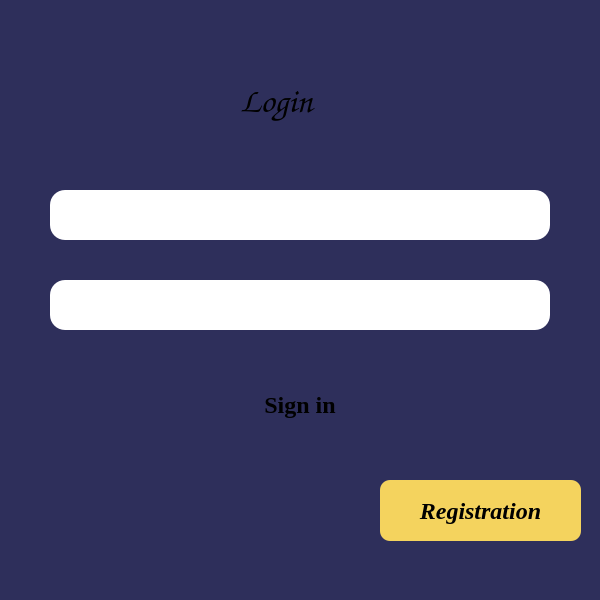
<?xml version="1.0" encoding="UTF-8"?>
<ui version="4.0">
 <class>MainWindow</class>
 <widget class="QMainWindow" name="MainWindow">
  <property name="geometry">
   <rect>
    <x>0</x>
    <y>0</y>
    <width>600</width>
    <height>600</height>
   </rect>
  </property>
  <property name="windowTitle">
   <string>MainWindow</string>
  </property>
  <property name="styleSheet">
   <string notr="true"/>
  </property>
  <widget class="QWidget" name="centralwidget">
   <widget class="QLabel" name="label">
    <property name="geometry">
     <rect>
      <x>0</x>
      <y>0</y>
      <width>600</width>
      <height>600</height>
     </rect>
    </property>
    <property name="styleSheet">
     <string notr="true">QLabel{
	background-color: #2E2F5B;
}
</string>
    </property>
    <property name="text">
     <string/>
    </property>
   </widget>
   <widget class="QLineEdit" name="lineEdit">
    <property name="geometry">
     <rect>
      <x>50</x>
      <y>190</y>
      <width>500</width>
      <height>50</height>
     </rect>
    </property>
    <property name="font">
     <font>
      <family>Times New Roman</family>
      <pointsize>18</pointsize>
      <weight>75</weight>
      <bold>true</bold>
     </font>
    </property>
    <property name="styleSheet">
     <string notr="true">QLineEdit{
	border-radius: 15;
}</string>
    </property>
    <property name="text">
     <string/>
    </property>
   </widget>
   <widget class="QLineEdit" name="lineEdit_2">
    <property name="geometry">
     <rect>
      <x>50</x>
      <y>280</y>
      <width>500</width>
      <height>50</height>
     </rect>
    </property>
    <property name="font">
     <font>
      <family>Times New Roman</family>
      <pointsize>18</pointsize>
      <weight>75</weight>
      <bold>true</bold>
     </font>
    </property>
    <property name="styleSheet">
     <string notr="true">QLineEdit{
	border-radius: 15;
}</string>
    </property>
   </widget>
   <widget class="QPushButton" name="pushButton">
    <property name="geometry">
     <rect>
      <x>180</x>
      <y>380</y>
      <width>240</width>
      <height>50</height>
     </rect>
    </property>
    <property name="font">
     <font>
      <family>Times New Roman</family>
      <pointsize>18</pointsize>
      <weight>75</weight>
      <bold>true</bold>
     </font>
    </property>
    <property name="styleSheet">
     <string notr="true">QPushButton{
	background-color: &quot;lightgreen&quot;;
	border-radius: 10;
	border: 3px solid &quot;red&quot;;
	color: &quot;black&quot;;
}

QPushButton:hover{
	background-color: &quot;brown&quot;;
	border-radius: 10;
	border: 3px solid &quot;red&quot;;
	color: &quot;black&quot;;
}

QPushButton:pressed{
	background-color: &quot;lightgreen&quot;;
	border-radius: 10;
	border: 3px solid &quot;white&quot;;
	color: &quot;black&quot;;
}</string>
    </property>
    <property name="text">
     <string>Sign in</string>
    </property>
   </widget>
   <widget class="QPushButton" name="pushButton_2">
    <property name="geometry">
     <rect>
      <x>380</x>
      <y>480</y>
      <width>201</width>
      <height>61</height>
     </rect>
    </property>
    <property name="font">
     <font>
      <family>Times New Roman</family>
      <pointsize>18</pointsize>
      <weight>75</weight>
      <italic>true</italic>
      <bold>true</bold>
     </font>
    </property>
    <property name="styleSheet">
     <string notr="true">QPushButton{
	background-color: #F4D35E;
	border-radius: 10;
	border: 3px solid &quot;red&quot;;
	color: &quot;black&quot;;
}

QPushButton:hover{
	background-color: &quot;brown&quot;;
	border-radius: 10;
	border: 3px solid &quot;red&quot;;
	color: &quot;black&quot;;
}

QPushButton:pressed{
	background-color: #F4D35E;
	border-radius: 10;
	border: 3px solid &quot;white&quot;;
	color: &quot;black&quot;;
}</string>
    </property>
    <property name="text">
     <string>Registration</string>
    </property>
   </widget>
   <widget class="QLabel" name="label_2">
    <property name="geometry">
     <rect>
      <x>240</x>
      <y>60</y>
      <width>161</width>
      <height>81</height>
     </rect>
    </property>
    <property name="font">
     <font>
      <family>Comic Sans MS</family>
      <pointsize>26</pointsize>
      <weight>75</weight>
      <italic>true</italic>
      <bold>true</bold>
     </font>
    </property>
    <property name="styleSheet">
     <string notr="true">color: &quot;white&quot;;</string>
    </property>
    <property name="text">
     <string>Login</string>
    </property>
   </widget>
  </widget>
 </widget>
 <resources/>
 <connections/>
</ui>
